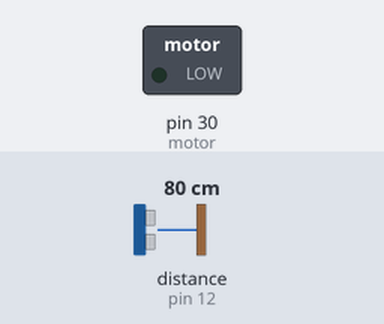
A sketch run on a simulated Arduino Mega 2560, built with avr-gcc and run on an emulated ATmega2560. Parts: switched loads named in the sketch (green lamp = pin HIGH). Wiring (inferred from the names in the program): ultrasonic range finder: trigger pin 13; echo pin 12. The test bench sets the inputs (shaded band); at power-on: distance to the obstacle (sensor on pin 12) 80 cm. The echo pulse lasts 58.3 µs per cm; pins used as bus, display or sensor lines are not drawn.

Above: at 1.2 s.
1.3 s: distance to the obstacle (sensor on pin 12) set to 2 cm
At 2.4 s:
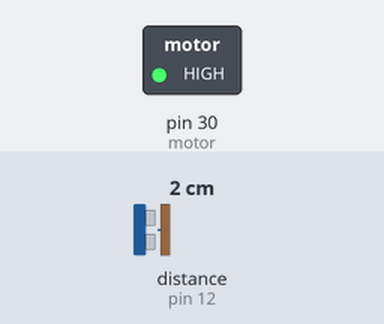
2.8 s: distance to the obstacle (sensor on pin 12) set to 9 cm
At 4.0 s:
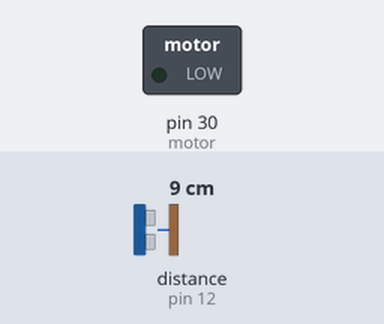
4.3 s: distance to the obstacle (sensor on pin 12) set to 4 cm
At 4.6 s:
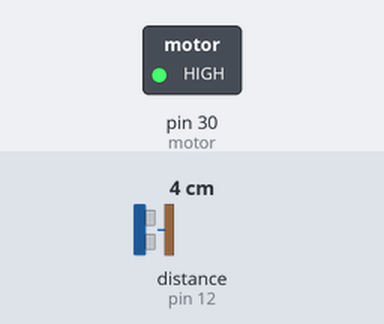
Timing chart, 0 to 7.3 s (numbered marks = the images above; inputs shaded):
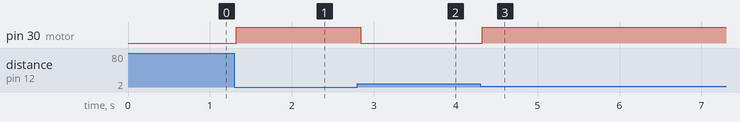

The sketch:

acionamentomotor.ino
```cpp
const int motor = 30;
const int trig = 13;
const int echo = 12;

void setup()
{
  pinMode(motor, OUTPUT);
  pinMode(trig, OUTPUT);
  pinMode(echo, INPUT);
}

void loop()
{
  long duracao;
  long distancia;

  digitalWrite(trig, LOW);
  delayMicroseconds(2);
  digitalWrite(trig, HIGH);
  delayMicroseconds(10);
  digitalWrite(trig, LOW);

  duracao = pulseIn(echo, HIGH);
  distancia = duracao / 58;

  if(distancia <= 5)
  {
    digitalWrite(motor,HIGH);}
  else
  {
    digitalWrite(motor,LOW);
  }

  delay(50);

}
```

Measured:
- after the input at 1.3 s, pin 30 (motor): LOW → HIGH at once
- after the input at 2.8 s, pin 30 (motor): HIGH → LOW at once
- after the input at 4.3 s, pin 30 (motor): LOW → HIGH at once
